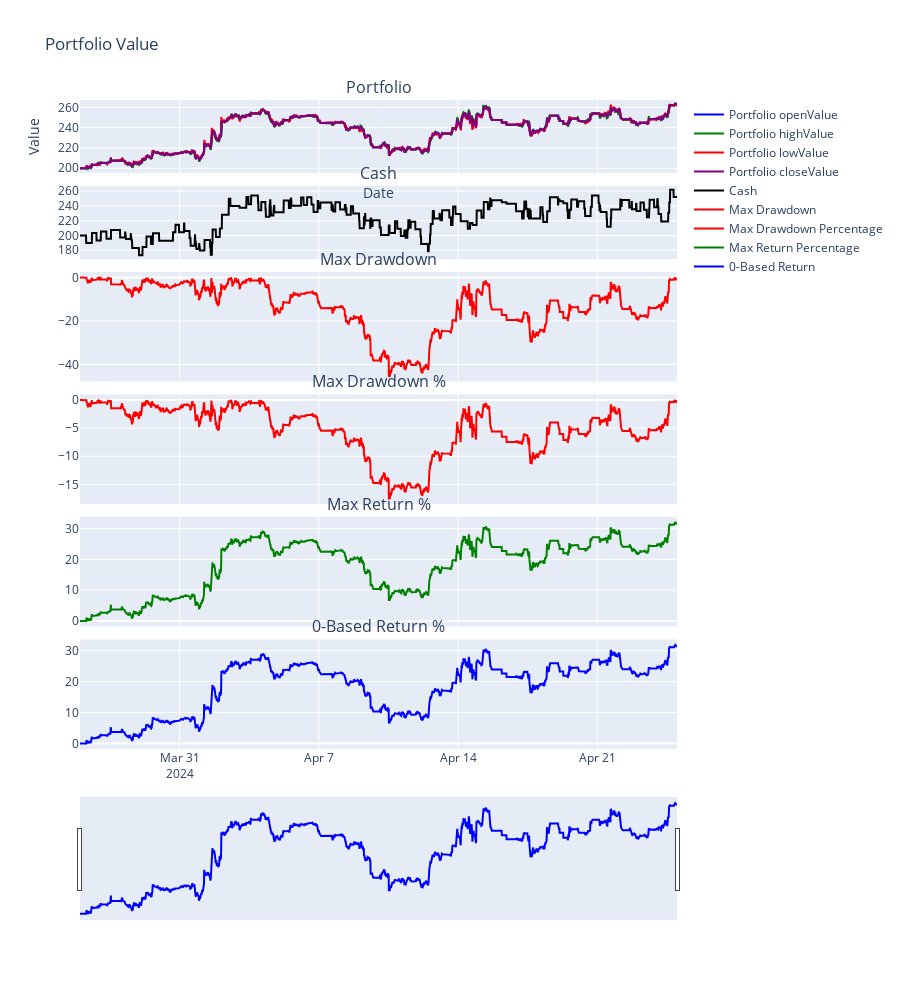

Notebook cell for this chart:
### Code cell
bt.strategy.plot_performance()

### Figure 1 — Plotly figure (JSON) as saved in the notebook; plotly's stock layout.template omitted (floating-point values rounded to 4 significant figures; data arrays with more than 128 entries replaced by an {"elided": "..."} marker saying what was removed)
{"data": [{"line": {"color": "blue", "width": 2}, "mode": "lines", "name": "Portfolio openValue", "type": "scatter", "x": {"elided": "2881 str values"}, "xaxis": "x", "y": {"elided": "2881 float values"}, "yaxis": "y"}, {"line": {"color": "green", "width": 2}, "mode": "lines", "name": "Portfolio highValue", "type": "scatter", "x": {"elided": "2881 str values"}, "xaxis": "x", "y": {"elided": "2881 float values"}, "yaxis": "y"}, {"line": {"color": "red", "width": 2}, "mode": "lines", "name": "Portfolio lowValue", "type": "scatter", "x": {"elided": "2881 str values"}, "xaxis": "x", "y": {"elided": "2881 float values"}, "yaxis": "y"}, {"line": {"color": "purple", "width": 2}, "mode": "lines", "name": "Portfolio closeValue", "type": "scatter", "x": {"elided": "2881 str values"}, "xaxis": "x", "y": {"elided": "2881 float values"}, "yaxis": "y"}, {"line": {"color": "black", "width": 2}, "mode": "lines", "name": "Cash", "type": "scatter", "x": {"elided": "2881 str values"}, "xaxis": "x2", "y": {"elided": "2881 float values"}, "yaxis": "y2"}, {"line": {"color": "red", "width": 2}, "mode": "lines", "name": "Max Drawdown", "type": "scatter", "x": {"elided": "2881 str values"}, "xaxis": "x3", "y": {"elided": "2881 float values"}, "yaxis": "y3"}, {"line": {"color": "red", "width": 2}, "mode": "lines", "name": "Max Drawdown Percentage", "type": "scatter", "x": {"elided": "2881 str values"}, "xaxis": "x4", "y": {"elided": "2881 float values"}, "yaxis": "y4"}, {"line": {"color": "green", "width": 2}, "mode": "lines", "name": "Max Return Percentage", "type": "scatter", "x": {"elided": "2881 str values"}, "xaxis": "x5", "y": {"elided": "2881 float values"}, "yaxis": "y5"}, {"line": {"color": "blue", "width": 2}, "mode": "lines", "name": "0-Based Return", "type": "scatter", "x": {"elided": "2881 str values"}, "xaxis": "x6", "y": {"elided": "2881 float values"}, "yaxis": "y6"}], "layout": {"annotations": [{"font": {"size": 16}, "showarrow": false, "text": "Portfolio", "x": 0.5, "xanchor": "center", "xref": "paper", "y": 1, "yanchor": "bottom", "yref": "paper"}, {"font": {"size": 16}, "showarrow": false, "text": "Cash", "x": 0.5, "xanchor": "center", "xref": "paper", "y": 0.8675, "yanchor": "bottom", "yref": "paper"}, {"font": {"size": 16}, "showarrow": false, "text": "Max Drawdown", "x": 0.5, "xanchor": "center", "xref": "paper", "y": 0.735, "yanchor": "bottom", "yref": "paper"}, {"font": {"size": 16}, "showarrow": false, "text": "Max Drawdown %", "x": 0.5, "xanchor": "center", "xref": "paper", "y": 0.5463, "yanchor": "bottom", "yref": "paper"}, {"font": {"size": 16}, "showarrow": false, "text": "Max Return %", "x": 0.5, "xanchor": "center", "xref": "paper", "y": 0.3575, "yanchor": "bottom", "yref": "paper"}, {"font": {"size": 16}, "showarrow": false, "text": "0-Based Return %", "x": 0.5, "xanchor": "center", "xref": "paper", "y": 0.1688, "yanchor": "bottom", "yref": "paper"}], "height": 1000, "title": {"text": "Portfolio Value"}, "xaxis": {"anchor": "y", "domain": [0, 1], "matches": "x6", "rangeslider": {"visible": false}, "showticklabels": false, "title": {"text": "Date"}}, "xaxis2": {"anchor": "y2", "domain": [0, 1], "matches": "x6", "showticklabels": false}, "xaxis3": {"anchor": "y3", "domain": [0, 1], "matches": "x6", "showticklabels": false}, "xaxis4": {"anchor": "y4", "domain": [0, 1], "matches": "x6", "showticklabels": false}, "xaxis5": {"anchor": "y5", "domain": [0, 1], "matches": "x6", "showticklabels": false}, "xaxis6": {"anchor": "y6", "domain": [0, 1], "rangeslider": {"visible": true}}, "yaxis": {"anchor": "x", "domain": [0.8875, 1], "title": {"text": "Value"}}, "yaxis2": {"anchor": "x2", "domain": [0.755, 0.8675]}, "yaxis3": {"anchor": "x3", "domain": [0.5663, 0.735]}, "yaxis4": {"anchor": "x4", "domain": [0.3775, 0.5463]}, "yaxis5": {"anchor": "x5", "domain": [0.1888, 0.3575]}, "yaxis6": {"anchor": "x6", "domain": [0, 0.1688]}}}
